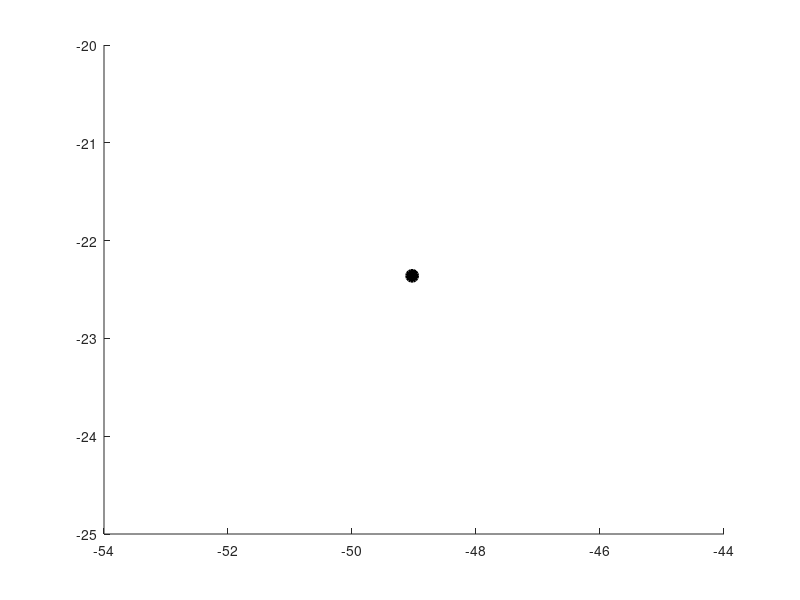

This figure's MATLAB source: (Note: this script raises an error after producing the figure.)
 hold on;plot(-49.03,-22.36,'ko','MarkerSize',8,'Linewidth',2,'markerfacecolor','k'); %plot location of Bauru

lon=ecmwf(1).lon;
lon=ecmwf(1).lon;

ih=1;

fw=2;
quiver(lon-360,lat,squeeze(ecmwf(1).v(it,ih,:,:)),squeeze(ecmwf(1).u(it,ih,:,:)),fw,'k');
